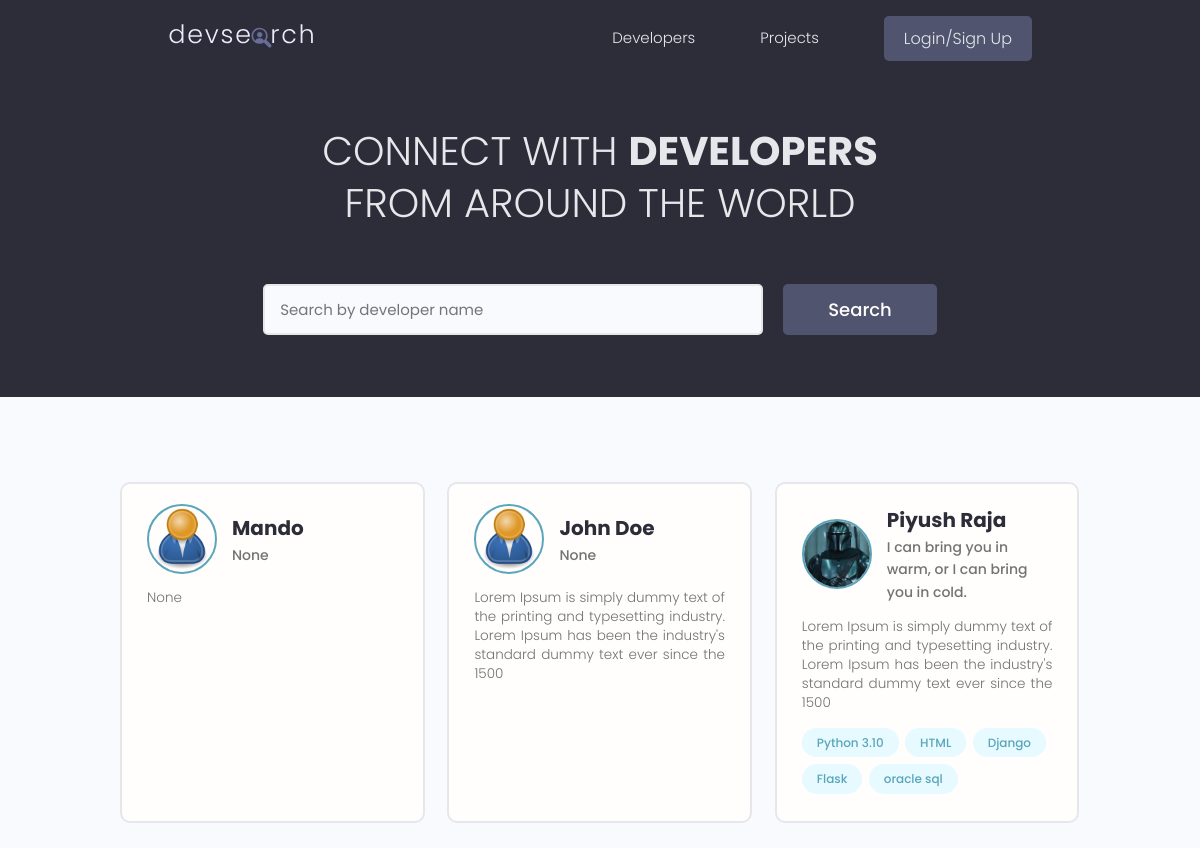
The page / on the database its author committed.
### users/models.py (models this page shows, shortened)
class Profile(models.Model) :
    user = models.OneToOneField(User, on_delete=models.CASCADE,null=True,blank=True)
    name=models.CharField(max_length=200,blank=True,null=True)
    email=models.EmailField(max_length=500, blank=True,null=True)
    username=models.CharField(max_length=200,blank=True,null=True)
    location=models.CharField(max_length=200,blank=True,null=True)
    short_intro=models.CharField(max_length=200,blank=True,null=True)
    bio = models.TextField(blank=True,null=True )
    profile_image=models.ImageField(null=True,blank=True,upload_to='profiles/',default="profiles/user-default.png")
    social_github=models.CharField(max_length=200,blank=True,null=True)
    social_twitter=models.CharField(max_length=200,blank=True,null=True)
    social_linkedin=models.CharField(max_length=200,blank=True,null=True)
    social_youtube=models.CharField(max_length=200,blank=True,null=True)
    social_website=models.CharField(max_length=200,blank=True,null=True)
    created=models.DateTimeField(auto_now_add=True)
    id=models.UUIDField(default=uuid.uuid4,unique=True,primary_key=True,editable=False)

class Skill(models.Model) :
    owner = models.ForeignKey(Profile,on_delete=models.CASCADE, null= True,blank=True)
    name=models.CharField(max_length=300,null=True,blank=True)
    description=models.TextField(null=True,blank=True)
    created=models.DateTimeField(auto_now_add=True)
    id=models.UUIDField(default=uuid.uuid4,unique=True,primary_key=True,editable=False)
    def __str__(self):
        return str(self.name)

### users/views.py (the view)
# urls.py: path('',views.profiles,name="profiles"),
def profiles(request) :
    profiles, search_query = searchProfiles(request)
    custom_range, profiles=paginateProfiles(request, profiles,3)
    context={'profiles':profiles,'search_query':search_query,'custom_range' :custom_range}
    return render(request,'users/profiles.html',context)

### users/utils.py (called while the page is built)
def paginateProfiles(request, profiles, results) :
    page=request.GET.get('page')
    paginator = Paginator(profiles, results)
    try :
        profiles = paginator.page(page)
    except PageNotAnInteger :
        page=1
        profiles = paginator.page(page)
    except EmptyPage :
        page = paginator.num_pages
        profiles = paginator.page(page)
    leftIndex = int(page) - 4
    if leftIndex < 1 :
        leftIndex=1
    rightIndex = int(page)+5
    if rightIndex>paginator.num_pages :
        rightIndex = paginator.num_pages
    custom_range=range(leftIndex,rightIndex)
    return custom_range,profiles

def searchProfiles(request) :
    search_query=''
    if request.GET.get('search_query') :
        search_query=request.GET.get('search_query')
    skills  = Skill.objects.filter(name__icontains=search_query)
    print('SEARCH:', search_query)
    profiles=Profile.objects.distinct().filter(
        Q(name__icontains=search_query) |
        Q(short_intro__icontains=search_query) |
        Q(skill__in=skills)
        )
    return profiles,search_query

### users/templates/users/profiles.html (shortened to what this page needs)
{% extends 'main.html' %}
{% block content %}
<main class="home">
    <section class="hero-section text-center">
      <div class="container container--narrow">
        <div class="hero-section__box">
          <h2>CONNECT WITH <span>DEVELOPERS</span></h2>
          <h2>FROM AROUND THE WORLD</h2>
        </div>
        <div class="hero-section__search">
          <form class="form" action="{% url 'profiles' %}" method="get">
            <div class="form__field">
              <input class="input input--text" id="formInput#search" type="text" name="search_query" value="{{search_query}}"
                placeholder="Search by developer name" />
            </div>
            <input class="btn btn--sub btn--lg" type="submit" value="Search" />
          </form>
        </div>
      </div>
    </section>
    <section class="devlist">
      <div class="container">
        <div class="grid grid--three">
            {% for profile in profiles %}
          <div class="column card">
            <div class="dev">
              <a href="{% url 'user-profile' profile.id %}"class="card__body">
                <div class="dev__profile">
                  <img class="avatar avatar--md" src="{{profile.profile_image.url}}" alt="image" />
                  <div class="dev__meta">
                    <h3>{{profile.name}}</h3>
                    <h5>{{profile.short_intro|slice:"60"}}</h5>
                  </div>
                </div>
                <p class="dev__info">{{profile.bio|slice:"150"}}
                </p>
                <div class="dev__skills">
                    {% for skill in profile.skill_set.all|slice:"5" %}
                  <span class="tag tag--pill tag--main">
                    <small>{{skill}}</small>
                </span>
                {% endfor %}
                </div>
              </a>
            </div>
          </div>
          {% endfor %}
        </div>
      </div>
    </section>
  </main>
{% endblock %}

### static/styles/app.css (style rules this page uses)
:root { --color-sub: #2d2d39; }
.btn--sub { background-color: var(--color-sub-light); }
.card { border: 2px solid var(--color-light); }
img { width: 100%; }
.hero-section { height: 40vh; display: flex; align-items: center; background-color: var(--color-sub); }
.hero-section__box { margin-bottom: 4rem; }
.hero-section__box > h2, .hero-section__box > h2 > span { font-size: 4rem; color: var(--color-light); line-height: 1.3; text-transform: uppercase; }
.hero-section__box > h2 { font-weight: 300; }
.hero-section__box > h2 > span { font-weight: 700; }
.hero-section__search > .form { display: flex; align-items: center; justify-content: center; gap: 2rem; }
.hero-section__search > .form input.input--text { width: 50rem; }
.devlist { margin-top: 8rem; }
.devlist .grid { align-items: stretch; }
.devlist .dev .dev__profile { display: flex; align-items: center; gap: 1.5rem; }
.devlist .dev .dev__meta h3 { color: var(--color-sub); font-size: 2rem; font-weight: 700; }
.devlist .dev .dev__meta h5 { color: var(--color-text); font-size: 1.4rem; font-weight: 500; }
.devlist .dev .dev__info { margin: 1.5rem 0; font-size: 1.35rem; line-height: 1.4; text-align: justify; }

### static/uikit/styles/modules/_variables.css (style rules this page uses)
:root { --color-main: #5aa5b9; --color-main-light: #e6faff; --color-sub: #3f4156; --color-sub-light: #51546e; --color-sub-lighter: #ededfd; --color-text: #737373; --color-gray: #8b8b8b; --color-light: #e5e7eb; --color-light-gray: #767676; --color-bg: #f8fafd; --color-white: #fffefd; --color-white-light: #f3f3f3; --color-success: #359e64; --color-success-bg: #def8e8; --color-error: #fc4b0b; --color-error-bg: #fff2ee; --font-base: 'Poppins', arial, helvetica, 'Segoe UI', roboto, ubuntu, sans-serif; --font-monospace: 'Fira Code', 'Courier New', courier, monospace; --font-regular: 300; --font-medium: 500; --font-bold: 700; --generic-shadow: 1px 1px 5px #00000010; --generic-transition: all 0.3s ease-in-out; }

### static/uikit/styles/modules/_base.css (style rules this page uses)
* { margin: 0; padding: 0; box-sizing: border-box; text-rendering: optimizeLegibility; color: inherit; font-size: inherit; }
html { font-size: 50%; }
@media only screen and (min-width: 480px) { html { font-size: 56.25%; } }
@media only screen and (min-width: 1200px) { html { font-size: 62.5%; } }
body { line-height: 1.6; font-weight: 400; font-size: 1.5rem; color: var(--color-text); background-color: var(--color-bg); min-height: 100vh; }

### static/uikit/styles/modules/_typography.css (style rules this page uses)
* { font-family: var(--font-base); }
h2 { font-size: 3.6rem; font-weight: var(--font-bold); }
h3 { font-size: 3.2rem; font-weight: var(--font-medium); }
h5 { font-size: 2.4rem; font-weight: var(--font-medium); }
h5, h6 { font-weight: var(--font-regular); }
p, span, strong { font-size: 1.6rem; color: var(--color-text); font-weight: var(--font-regular); }
a { padding-bottom: 2px; text-decoration: none; display: inline-block; color: var(--color-main); font-weight: var(--font-medium); }

### static/uikit/styles/modules/_utilities.css (style rules this page uses)
.container { width: 92%; max-width: 165rem; margin: 0 auto; box-sizing: border-box; }
.container--narrow { width: 92%; max-width: 120rem; }
@media screen and (min-width: 1000px) { .container { width: 90%; } }
@media screen and (min-width: 1000px) { .container--narrow { width: 85%; } }
@media screen and (min-width: 1200px) { .container { width: 80%; } }
@media screen and (min-width: 1200px) { .container--narrow { width: 72%; } }
.text-center { text-align: center; }

### static/uikit/styles/modules/_avatar.css (style rules this page uses)
.avatar { border-radius: 50%; border: 2px solid var(--color-main); object-fit: cover; }
.avatar--md { height: 7rem; width: 7rem; }

### static/uikit/styles/modules/_button.css (style rules this page uses)
.btn { display: inline-block; position: relative; cursor: pointer; background-color: var(--color-light); font-weight: var(--font-medium); color: var(--color-sub); text-decoration: none; padding: 1rem 2rem; border-radius: 0.5rem; border: none; width: -webkit-fit-content; width: -moz-fit-content; width: fit-content; height: -webkit-fit-content; height: -moz-fit-content; height: fit-content; font-size: 1.6rem; outline-width: 0; outline-color: transparent; -webkit-backface-visibility: hidden; backface-visibility: hidden; transition: all 0.3s ease-in-out; }
.btn--sub { background-color: var(--color-sub); color: var(--color-white); }
.btn--lg { font-size: 1.8rem; padding: 1.2rem 4.5rem; }

### static/uikit/styles/modules/_card.css (style rules this page uses)
.card { border-radius: 1rem; background-color: var(--color-white); border: 1.5px solid var(--color-light); width: auto; height: auto; margin-top: 0.5rem; margin-bottom: 0.5rem; overflow: hidden; }
.card__body, .card__header { padding: 2rem 2.5rem; }

### rows shown on the page
Profile: profile_image (placeholder picture), name "Mando", short_intro "None", bio "None"
Profile: profile_image (placeholder picture), name "John Doe", short_intro "None", bio "Lorem Ipsum is simply dummy text of the printing and typesetting industry. Lorem Ipsum has been the industry's standard dummy text ever since the 1500"
Profile: profile_image (picture), name "Piyush Raja", short_intro "I can bring you in warm, or I can bring you in cold.", bio "Lorem Ipsum is simply dummy text of the printing and typesetting industry. Lorem Ipsum has been the industry's standard dummy text ever since the 1500"
Skill: name "Python 3.10"
Skill: name "HTML"
Skill: name "Django"
Skill: name "Flask"
Skill: name "oracle sql"
